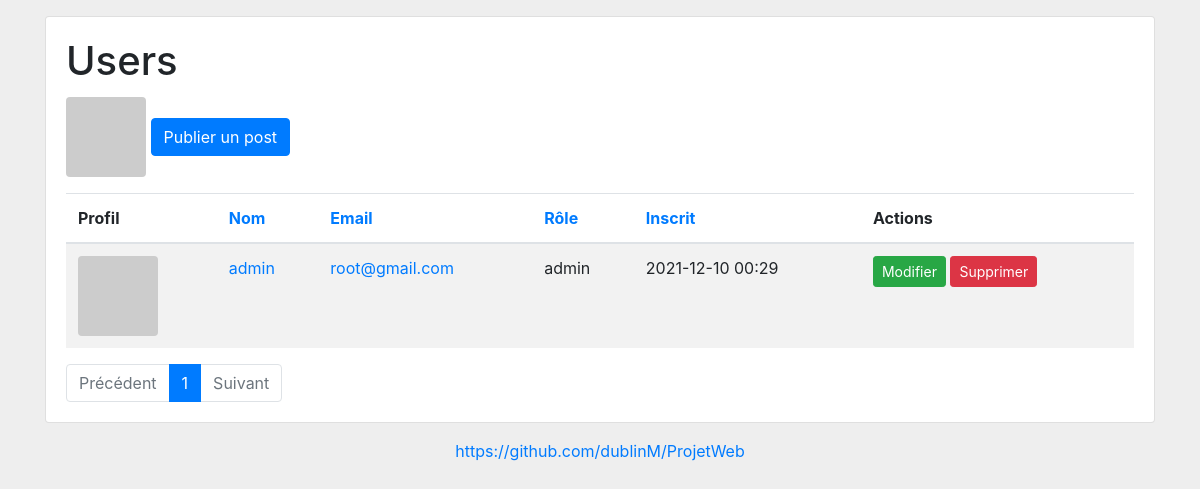
Screenshot of /ProjetWeb/users (signed in) with the database file from the repository.
### tables this page shows
CREATE TABLE IF NOT EXISTS `users` (
	`user_id`       INT(11)      NOT NULL PRIMARY KEY AUTO_INCREMENT,
	`user_created`  DATETIME     NOT NULL DEFAULT CURRENT_TIMESTAMP,
	`user_updated`  DATETIME     NOT NULL ON UPDATE CURRENT_TIMESTAMP,
	`user_name`     VARCHAR(255) NOT NULL,
	`user_email`    VARCHAR(255) NOT NULL,
	`user_password` VARCHAR(255) NOT NULL,
	`user_role`     VARCHAR(20)  NOT NULL
);

### app/controllers/UsersController.php (called while the page is built, shortened)
<?php
class UsersController extends Controller
{
	public function index() : void
	{
		$pagination = $this->UsersModel->pagination( 'users', ( int )$_GET['page'], 5 );
		$sort       = $this->UsersModel->sort( 'user_', ( string )$_GET['sort'], array( 'name', 'email', 'role', 'time' ) );
		$users = $this->UsersModel->readUsers( $pagination, $sort );
		$data = array(
			'title'      => 'Utilisateurs',
			'users'      => $users,
			'pagination' => $pagination,
		);
		$this->view( 'users/users', $data );
	}
}

### index.php (called while the page is built, shortened)
<?php
require_once('./core/App.php' );
$app = new App();
$app->autoload();
$app->config();
$app->start();

### core/classes/Sql.php (called while the page is built, shortened)
<?php
class Sql
{
	private static $instance = NULL;
	public static function query()
	{
		self::$instance = new self();
		return self::$instance;
	}
	public function get()
	{
		$array = ( array )$this;
		$string = implode( ' ', $array );
		return $string;
	}
	public function as( string $options )
	{
		$query_part = 'AS ' . $options;
		return $this;
	}
	public function from( string $options )
	{
		$query_part = 'FROM ' . $options;
		return $this;
	}
	public function limit( string $options )
	{
		$query_part = 'LIMIT ' . $options;
		return $this;
	}
	public function orderBy( string $options )
	{
		$query_part = 'ORDER BY ' . $options;
		return $this;
	}
	public function select( string $options = '*' )
	{
		$query_part = 'SELECT ' . $options;
		return $this;
	}
}

### core/classes/Model.php (called while the page is built, shortened)
<?php
abstract class Model
{
	protected $db;
	function __construct()
	{
		global $app;
		$this->db = $app->db;
	}
	public function pagination( string $for, int $page, int $perpage = 10 ) : array
	{
		$sql = Sql::query()
			->select( 'COUNT(*)' )
			->as( 'total' )
			->from( $for )
			->get();
		$stmt = $this->db->prepare( $sql );
		$stmt->execute();
		$pages = $stmt->fetch( PDO::FETCH_ASSOC );
		$page        = $page != 0 ? $page : 1;
		$total_pages = ceil( $pages['total'] / $perpage );
		$start       = $perpage * $page - $perpage;
		return array(
			'for'         => $for,
			'page'        => $page,
			'total_pages' => $total_pages,
			'start'       => $start,
			'perpage'     => $perpage,
		);
	}
	public function sort( string $prefix, string $by, array $keys = array() ) : array
	{
		if ( isset( $by ) && in_array( $by, $keys ) ) {
			if ( $by == 'time' ) {
				$by = 'created';
			}
			$sort = array(
				'by'    => $prefix . $by,
				'order' => 'ASC',
			);
		} else {
			$sort = array(
				'by'    => $prefix . 'id',
				'order' => 'DESC',
			);
		}
		return $sort;
	}
}

### app/models/UsersModel.php (called while the page is built, shortened)
<?php
class UsersModel extends Model
{
	public function readUsers( array $pagination, array $sort ) : array
	{
		$sql = Sql::query()
			->select( 'user_id, user_created, user_updated, user_name, user_email, user_role' )
			->from( 'users' )
			->orderBy( $sort['by'] . ' ' . $sort['order'] )
			->limit( $pagination['start'] . ', ' . $pagination['perpage'] )
			->get();
		$stmt = $this->db->prepare( $sql );
		$stmt->execute();
		return $stmt->fetchAll( PDO::FETCH_ASSOC );
	}
}

### core/helpers/Time.php (called while the page is built)
<?php
class Time
{
	public static function get( string $time_created, string $time_updated = '0000-00-00 00:00:00', string $time_format = 'Y-m-d H:i' ) : string
	{
		$time = $time_updated != '0000-00-00 00:00:00' ? $time_updated : $time_created;
		$time = date( $time_format, strtotime( $time ) );
		return $time;
	}
}

### app/views/users/users.php (the view, shortened to what this page needs)
<section class="card mt-3 mb-3">
	<div class="card-body">
		<h1 class="card-title">Users</h1>
		<?php User::panel(); ?>
		<?php if ( ! empty( $users ) ) : ?>
		<table class="table table-striped mb-0">
			<thead>
				<tr>
					<th>Profil</th>
					<th><a href=<?php echo GENERAL_CONFIG['url']."/users/?sort=name"; ?>>Nom</a></th>
					<th><a href=<?php echo GENERAL_CONFIG['url']."/users/?sort=email"; ?>>Email</a></th>
					<th><a href=<?php echo GENERAL_CONFIG['url']."/users/?sort=role"; ?>>Rôle</a></th>
					<th><a href=<?php echo GENERAL_CONFIG['url']."/users/?sort=time"; ?> >Inscrit</a></th>
					<?php if ( User::login() ) : ?>
					<th>Actions</th>
					<?php endif; ?>
				</tr>
			</thead>
			<tbody>
				<?php foreach ( $users as $user ) : ?>
				<tr>
					<td>
						<a href=<?php echo GENERAL_CONFIG['url']."/users/user/".$user['user_id']; ?>>
							<?= User::gravatar( $user['user_email'], 32, 'monsterid', 'g', true, array( 'alt' => $user['user_name'], 'class' => 'img-fluid rounded' ) ); ?>
						</a>
					</td>
					<td><a href=<?php echo GENERAL_CONFIG['url']."/users/user/". $user['user_id']; ?>><?= mb_strimwidth( $user['user_name'], 0, 16, '...' ); ?></a></td>
					<td><a href="mailto:<?= $user['user_email']; ?>"><?= mb_strimwidth( $user['user_email'], 0, 32, '...' ); ?></a></td>
					<td><?= $user['user_role']; ?></td>
					<td>
						<time datetime="<?= Time::get( $user['user_created'], $user['user_updated'], 'c' ); ?>">
							<?= Time::get( $user['user_created'], $user['user_updated'], 'Y-m-d H:i' ); ?>
						</time>
					</td>
					<?php if ( User::login() ) : ?>
					<td>
						<?php if ( User::author( $user['user_id'] ) || User::role( array( 'admin' ) ) ) : ?>
						<a href=<?php echo GENERAL_CONFIG['url']."/users/edit/". $user['user_id']; ?> class="btn btn-success btn-sm">Modifier</a>
						<a href=<?php echo GENERAL_CONFIG['url']."/users/delete/". $user['user_id']; ?> class="btn btn-danger btn-sm" onclick="return confirm( 'Are you want to DELETE @<?= $user['user_name']; ?>?' );">Supprimer</a>
						<?php endif; ?>
					</td>
					<?php endif; ?>
				</tr>
				<?php endforeach; ?>
			</tbody>
		</table>
		<?php else : ?>
		<div class="alert alert-warning mb-0">Vide.</div>
		<?php endif; ?>
	</div>
</section>

### core/helpers/User.php (shortened to what this page needs)
<?php
class User
{
	public static function author( int $author_id ) : bool
	{
		return $_SESSION['user']['id'] == $author_id ? true : false;
	}
	public static function gravatar( string $email, int $s = 64, string $d = 'monsterid', string $r = 'g', bool $img = false, array $atts = array() ) : string
	{
		$url  = 'https://www.gravatar.com/avatar/';
		$url .= md5( strtolower( trim( $email ) ) );
		$url .= '?s=' . $s . '&d=' . $d . '&r=' . $r;
		if ( $img ) {
			$url = '<img src="' . $url . '"';
			foreach ( $atts as $key => $val ) {
				$url .= ' ' . $key . '="' . $val . '"';
			}
			$url .= ' />';
		}
		return $url;
	}
	public static function login() : bool
	{
		return isset( $_SESSION['user'] ) ? true : false;
	}
	public static function panel() : void
	{
		require_once('./app/views/users/panel.php' );
	}
}

### public/assets/css/style.css (style rules this page uses)
body { background-color: #eee; }

### rows the page displays
users: user_name "admin", user_email "root@gmail.com", user_role "admin", user_created+user_updated "2021-12-10 00:29"
